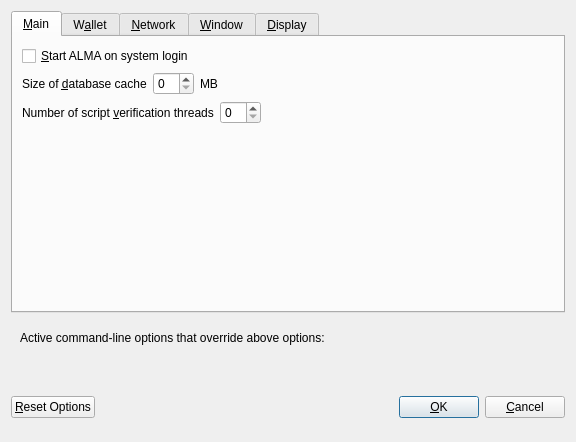
<?xml version="1.0" encoding="UTF-8"?>
<ui version="4.0">
 <class>OptionsDialog</class>
 <widget class="QDialog" name="OptionsDialog">
  <property name="geometry">
   <rect>
    <x>0</x>
    <y>0</y>
    <width>576</width>
    <height>442</height>
   </rect>
  </property>
  <property name="windowTitle">
   <string>Options</string>
  </property>
  <property name="modal">
   <bool>true</bool>
  </property>
  <layout class="QVBoxLayout" name="verticalLayout">
   <item>
    <widget class="QTabWidget" name="tabWidget">
     <property name="currentIndex">
      <number>0</number>
     </property>
     <widget class="QWidget" name="tabMain">
      <attribute name="title">
       <string>&amp;Main</string>
      </attribute>
      <layout class="QVBoxLayout" name="verticalLayout_Main">
       <item>
        <widget class="QCheckBox" name="bitcoinAtStartup">
         <property name="toolTip">
          <string>Automatically start ALMA after logging in to the system.</string>
         </property>
         <property name="text">
          <string>&amp;Start ALMA on system login</string>
         </property>
        </widget>
       </item>
       <item>
        <layout class="QHBoxLayout" name="horizontalLayout_2_Main">
         <item>
          <widget class="QLabel" name="databaseCacheLabel">
           <property name="text">
            <string>Size of &amp;database cache</string>
           </property>
           <property name="textFormat">
            <enum>Qt::PlainText</enum>
           </property>
           <property name="buddy">
            <cstring>databaseCache</cstring>
           </property>
          </widget>
         </item>
         <item>
          <widget class="QSpinBox" name="databaseCache"/>
         </item>
         <item>
          <widget class="QLabel" name="databaseCacheUnitLabel">
           <property name="text">
            <string>MB</string>
           </property>
           <property name="textFormat">
            <enum>Qt::PlainText</enum>
           </property>
          </widget>
         </item>
         <item>
          <spacer name="horizontalSpacer_2_Main">
           <property name="orientation">
            <enum>Qt::Horizontal</enum>
           </property>
           <property name="sizeHint" stdset="0">
            <size>
             <width>40</width>
             <height>20</height>
            </size>
           </property>
          </spacer>
         </item>
        </layout>
       </item>
       <item>
        <layout class="QHBoxLayout" name="horizontalLayout_3_Main">
         <item>
          <widget class="QLabel" name="threadsScriptVerifLabel">
           <property name="text">
            <string>Number of script &amp;verification threads</string>
           </property>
           <property name="textFormat">
            <enum>Qt::PlainText</enum>
           </property>
           <property name="buddy">
            <cstring>threadsScriptVerif</cstring>
           </property>
          </widget>
         </item>
         <item>
          <widget class="QSpinBox" name="threadsScriptVerif">
           <property name="toolTip">
            <string>(0 = auto, &lt;0 = leave that many cores free)</string>
           </property>
          </widget>
         </item>
         <item>
          <spacer name="horizontalSpacer_3_Main">
           <property name="orientation">
            <enum>Qt::Horizontal</enum>
           </property>
           <property name="sizeHint" stdset="0">
            <size>
             <width>40</width>
             <height>20</height>
            </size>
           </property>
          </spacer>
         </item>
        </layout>
       </item>
       <item>
        <spacer name="verticalSpacer_2">
         <property name="orientation">
          <enum>Qt::Vertical</enum>
         </property>
         <property name="sizeHint" stdset="0">
          <size>
           <width>20</width>
           <height>40</height>
          </size>
         </property>
        </spacer>
       </item>
      </layout>
     </widget>
     <widget class="QWidget" name="tabWallet">
      <attribute name="title">
       <string>W&amp;allet</string>
      </attribute>
      <layout class="QVBoxLayout" name="verticalLayout_Wallet">
       <item>
        <layout class="QHBoxLayout" name="horizontalLayout_2_Wallet">
         <item>
          <widget class="QLabel" name="labelStakeSplitThresholdText">
           <property name="text">
            <string>Stake split threshold:</string>
           </property>
          </widget>
         </item>
         <item>
          <widget class="QSpinBox" name="spinBoxStakeSplitThreshold">
           <property name="minimum">
            <number>1</number>
           </property>
           <property name="maximum">
            <number>999999</number>
           </property>
          </widget>
         </item>
        </layout>
       </item>
       <item>
        <widget class="QGroupBox" name="groupBox">
         <property name="title">
          <string>Expert</string>
         </property>
         <layout class="QVBoxLayout" name="verticalLayout_2">
          <item>
           <widget class="QCheckBox" name="coinControlFeatures">
            <property name="toolTip">
             <string>Whether to show coin control features or not.</string>
            </property>
            <property name="text">
             <string>Enable coin &amp;control features</string>
            </property>
           </widget>
          </item>
          <item>
           <widget class="QCheckBox" name="showMasternodesTab">
            <property name="toolTip">
             <string>Show additional tab listing all your masternodes in first sub-tab&lt;br/&gt;and all masternodes on the network in second sub-tab.</string>
            </property>
            <property name="text">
             <string>Show Masternodes Tab</string>
            </property>
           </widget>
          </item>
          <item>
           <widget class="QCheckBox" name="spendZeroConfChange">
            <property name="toolTip">
             <string>If you disable the spending of unconfirmed change, the change from a transaction&lt;br/&gt;cannot be used until that transaction has at least one confirmation.&lt;br/&gt;This also affects how your balance is computed.</string>
            </property>
            <property name="text">
             <string>&amp;Spend unconfirmed change</string>
            </property>
           </widget>
          </item>
         </layout>
        </widget>
       </item>
       <item>
        <spacer name="verticalSpacer_Wallet">
         <property name="orientation">
          <enum>Qt::Vertical</enum>
         </property>
         <property name="sizeHint" stdset="0">
          <size>
           <width>20</width>
           <height>40</height>
          </size>
         </property>
        </spacer>
       </item>
      </layout>
     </widget>
     <widget class="QWidget" name="tabNetwork">
      <attribute name="title">
       <string>&amp;Network</string>
      </attribute>
      <layout class="QVBoxLayout" name="verticalLayout_Network">
       <item>
        <widget class="QCheckBox" name="mapPortUpnp">
         <property name="toolTip">
          <string>Automatically open the ALMA client port on the router. This only works when your router supports UPnP and it is enabled.</string>
         </property>
         <property name="text">
          <string>Map port using &amp;UPnP</string>
         </property>
        </widget>
       </item>
       <item>
        <widget class="QCheckBox" name="allowIncoming">
         <property name="toolTip">
          <string>Accept connections from outside</string>
         </property>
         <property name="text">
          <string>Allow incoming connections</string>
         </property>
        </widget>
       </item>
       <item>
        <widget class="QCheckBox" name="connectSocks">
         <property name="toolTip">
          <string>Connect to the ALMA network through a SOCKS5 proxy.</string>
         </property>
         <property name="text">
          <string>&amp;Connect through SOCKS5 proxy (default proxy):</string>
         </property>
        </widget>
       </item>
       <item>
        <layout class="QHBoxLayout" name="horizontalLayout_1_Network">
         <item>
          <widget class="QLabel" name="proxyIpLabel">
           <property name="text">
            <string>Proxy &amp;IP:</string>
           </property>
           <property name="textFormat">
            <enum>Qt::PlainText</enum>
           </property>
           <property name="buddy">
            <cstring>proxyIp</cstring>
           </property>
          </widget>
         </item>
         <item>
          <widget class="QValidatedLineEdit" name="proxyIp">
           <property name="minimumSize">
            <size>
             <width>140</width>
             <height>0</height>
            </size>
           </property>
           <property name="maximumSize">
            <size>
             <width>140</width>
             <height>16777215</height>
            </size>
           </property>
           <property name="toolTip">
            <string>IP address of the proxy (e.g. IPv4: 127.0.0.1 / IPv6: ::1)</string>
           </property>
          </widget>
         </item>
         <item>
          <widget class="QLabel" name="proxyPortLabel">
           <property name="text">
            <string>&amp;Port:</string>
           </property>
           <property name="textFormat">
            <enum>Qt::PlainText</enum>
           </property>
           <property name="buddy">
            <cstring>proxyPort</cstring>
           </property>
          </widget>
         </item>
         <item>
          <widget class="QLineEdit" name="proxyPort">
           <property name="minimumSize">
            <size>
             <width>55</width>
             <height>0</height>
            </size>
           </property>
           <property name="maximumSize">
            <size>
             <width>55</width>
             <height>16777215</height>
            </size>
           </property>
           <property name="toolTip">
            <string>Port of the proxy (e.g. 9050)</string>
           </property>
          </widget>
         </item>
         <item>
          <spacer name="horizontalSpacer_1_Network">
           <property name="orientation">
            <enum>Qt::Horizontal</enum>
           </property>
           <property name="sizeHint" stdset="0">
            <size>
             <width>40</width>
             <height>20</height>
            </size>
           </property>
          </spacer>
         </item>
        </layout>
       </item>
       <item>
        <spacer name="verticalSpacer_Network">
         <property name="orientation">
          <enum>Qt::Vertical</enum>
         </property>
         <property name="sizeHint" stdset="0">
          <size>
           <width>20</width>
           <height>40</height>
          </size>
         </property>
        </spacer>
       </item>
      </layout>
     </widget>
     <widget class="QWidget" name="tabWindow">
      <attribute name="title">
       <string>&amp;Window</string>
      </attribute>
      <layout class="QVBoxLayout" name="verticalLayout_Window">
       <item>
        <widget class="QCheckBox" name="minimizeToTray">
         <property name="toolTip">
          <string>Show only a tray icon after minimizing the window.</string>
         </property>
         <property name="text">
          <string>&amp;Minimize to the tray instead of the taskbar</string>
         </property>
        </widget>
       </item>
       <item>
        <widget class="QCheckBox" name="minimizeOnClose">
         <property name="toolTip">
          <string>Minimize instead of exit the application when the window is closed. When this option is enabled, the application will be closed only after selecting Quit in the menu.</string>
         </property>
         <property name="text">
          <string>M&amp;inimize on close</string>
         </property>
        </widget>
       </item>
       <item>
        <spacer name="verticalSpacer_Window">
         <property name="orientation">
          <enum>Qt::Vertical</enum>
         </property>
         <property name="sizeHint" stdset="0">
          <size>
           <width>20</width>
           <height>40</height>
          </size>
         </property>
        </spacer>
       </item>
      </layout>
     </widget>
     <widget class="QWidget" name="tabDisplay">
      <attribute name="title">
       <string>&amp;Display</string>
      </attribute>
      <layout class="QVBoxLayout" name="verticalLayout_Display">
       <item>
        <layout class="QHBoxLayout" name="horizontalLayout_1_Display">
         <item>
          <widget class="QLabel" name="langLabel">
           <property name="text">
            <string>User Interface &amp;language:</string>
           </property>
           <property name="textFormat">
            <enum>Qt::PlainText</enum>
           </property>
           <property name="buddy">
            <cstring>lang</cstring>
           </property>
          </widget>
         </item>
         <item>
          <widget class="QValueComboBox" name="lang">
           <property name="toolTip">
            <string>The user interface language can be set here. This setting will take effect after restarting ALMA.</string>
           </property>
          </widget>
         </item>
        </layout>
       </item>
       <item>
        <widget class="QLabel" name="label_3">
         <property name="toolTip">
          <string notr="true"/>
         </property>
         <property name="statusTip">
          <string notr="true"/>
         </property>
         <property name="whatsThis">
          <string notr="true"/>
         </property>
         <property name="accessibleName">
          <string notr="true"/>
         </property>
         <property name="text">
          <string>Language missing or translation incomplete? Help contributing translations here:
__decenomy_discord_link__</string>
         </property>
         <property name="wordWrap">
          <bool>true</bool>
         </property>
         <property name="openExternalLinks">
          <bool>true</bool>
         </property>
         <property name="textInteractionFlags">
          <set>Qt::TextBrowserInteraction</set>
         </property>
        </widget>
       </item>
       <item>
        <layout class="QHBoxLayout" name="horizontalLayout_2_Display" stretch="0,0">
         <item>
          <widget class="QLabel" name="themeLabel">
           <property name="text">
            <string>User Interface Theme:</string>
           </property>
          </widget>
         </item>
         <item>
          <widget class="QValueComboBox" name="theme"/>
         </item>
        </layout>
       </item>
       <item>
        <widget class="QWidget" name="verticalDisplayWidget" native="true">
         <layout class="QVBoxLayout" name="verticalDisplayLayout">
          <property name="margin">
           <number>0</number>
          </property>
          <item>
           <widget class="Line" name="line">
            <property name="orientation">
             <enum>Qt::Horizontal</enum>
            </property>
           </widget>
          </item>
          <item>
           <layout class="QHBoxLayout" name="horizontalLayout_3_Display">
            <item>
             <widget class="QLabel" name="unitLabel">
              <property name="text">
               <string>Unit to show amounts in:</string>
              </property>
              <property name="textFormat">
               <enum>Qt::PlainText</enum>
              </property>
             </widget>
            </item>
            <item>
             <widget class="QValueComboBox" name="unit">
              <property name="toolTip">
               <string>Choose the default subdivision unit to show in the interface and when sending coins.</string>
              </property>
             </widget>
            </item>
           </layout>
          </item>
          <item>
           <layout class="QHBoxLayout" name="horizontalLayout_4_Display">
            <item>
             <widget class="QLabel" name="digitsLabel">
              <property name="text">
               <string>Decimal digits</string>
              </property>
             </widget>
            </item>
            <item>
             <widget class="QValueComboBox" name="digits"/>
            </item>
           </layout>
          </item>
          <item>
           <layout class="QHBoxLayout" name="horizontalLayout_5_Display">
            <item>
             <widget class="QCheckBox" name="checkBoxHideZeroBalances">
              <property name="toolTip">
               <string>Hide empty balances</string>
              </property>
              <property name="layoutDirection">
               <enum>Qt::LeftToRight</enum>
              </property>
              <property name="text">
               <string>Hide empty balances</string>
              </property>
             </widget>
            </item>
            <item>
             <widget class="QCheckBox" name="checkBoxHideOrphans">
              <property name="toolTip">
               <string>Hide orphan stakes in transaction lists</string>
              </property>
              <property name="text">
               <string>Hide orphan stakes</string>
              </property>
             </widget>
            </item>
            <item>
             <spacer name="horizontalSpacer">
              <property name="orientation">
               <enum>Qt::Horizontal</enum>
              </property>
              <property name="sizeHint" stdset="0">
               <size>
                <width>40</width>
                <height>20</height>
               </size>
              </property>
             </spacer>
            </item>
           </layout>
          </item>
          <item>
           <layout class="QHBoxLayout" name="horizontalLayout_6_Display">
            <item>
             <widget class="QLabel" name="thirdPartyTxUrlsLabel">
              <property name="toolTip">
               <string>Third party URLs (e.g. a block explorer) that appear in the transactions tab as context menu items. %s in the URL is replaced by transaction hash. Multiple URLs are separated by vertical bar |.</string>
              </property>
              <property name="text">
               <string>Third party transaction URLs</string>
              </property>
             </widget>
            </item>
            <item>
             <widget class="QLineEdit" name="thirdPartyTxUrls">
              <property name="toolTip">
               <string>Third party URLs (e.g. a block explorer) that appear in the transactions tab as context menu items. %s in the URL is replaced by transaction hash. Multiple URLs are separated by vertical bar |.</string>
              </property>
             </widget>
            </item>
           </layout>
          </item>
         </layout>
        </widget>
       </item>
       <item>
        <spacer name="verticalSpacer">
         <property name="orientation">
          <enum>Qt::Vertical</enum>
         </property>
         <property name="sizeHint" stdset="0">
          <size>
           <width>20</width>
           <height>40</height>
          </size>
         </property>
        </spacer>
       </item>
      </layout>
     </widget>
    </widget>
   </item>
   <item>
    <widget class="QFrame" name="frame">
     <layout class="QVBoxLayout" name="verticalLayout_Bottom">
      <item>
       <layout class="QHBoxLayout" name="horizontalLayout_Bottom">
        <item>
         <widget class="QLabel" name="overriddenByCommandLineInfoLabel">
          <property name="text">
           <string>Active command-line options that override above options:</string>
          </property>
          <property name="textFormat">
           <enum>Qt::PlainText</enum>
          </property>
         </widget>
        </item>
        <item>
         <spacer name="horizontalSpacer_Bottom">
          <property name="orientation">
           <enum>Qt::Horizontal</enum>
          </property>
          <property name="sizeHint" stdset="0">
           <size>
            <width>40</width>
            <height>20</height>
           </size>
          </property>
         </spacer>
        </item>
       </layout>
      </item>
      <item>
       <widget class="QLabel" name="overriddenByCommandLineLabel">
        <property name="text">
         <string/>
        </property>
        <property name="textFormat">
         <enum>Qt::PlainText</enum>
        </property>
        <property name="wordWrap">
         <bool>true</bool>
        </property>
       </widget>
      </item>
     </layout>
    </widget>
   </item>
   <item>
    <layout class="QHBoxLayout" name="horizontalLayout_Buttons">
     <item>
      <widget class="QPushButton" name="resetButton">
       <property name="toolTip">
        <string>Reset all client options to default.</string>
       </property>
       <property name="text">
        <string>&amp;Reset Options</string>
       </property>
       <property name="autoDefault">
        <bool>false</bool>
       </property>
      </widget>
     </item>
     <item>
      <spacer name="horizontalSpacer_1">
       <property name="orientation">
        <enum>Qt::Horizontal</enum>
       </property>
       <property name="sizeHint" stdset="0">
        <size>
         <width>40</width>
         <height>48</height>
        </size>
       </property>
      </spacer>
     </item>
     <item>
      <widget class="QLabel" name="statusLabel">
       <property name="minimumSize">
        <size>
         <width>200</width>
         <height>0</height>
        </size>
       </property>
       <property name="font">
        <font>
         <weight>75</weight>
         <bold>true</bold>
        </font>
       </property>
       <property name="text">
        <string/>
       </property>
       <property name="textFormat">
        <enum>Qt::PlainText</enum>
       </property>
       <property name="wordWrap">
        <bool>true</bool>
       </property>
      </widget>
     </item>
     <item>
      <spacer name="horizontalSpacer_2">
       <property name="orientation">
        <enum>Qt::Horizontal</enum>
       </property>
       <property name="sizeHint" stdset="0">
        <size>
         <width>40</width>
         <height>48</height>
        </size>
       </property>
      </spacer>
     </item>
     <item>
      <widget class="QPushButton" name="okButton">
       <property name="text">
        <string>&amp;OK</string>
       </property>
       <property name="autoDefault">
        <bool>false</bool>
       </property>
       <property name="default">
        <bool>true</bool>
       </property>
      </widget>
     </item>
     <item>
      <widget class="QPushButton" name="cancelButton">
       <property name="text">
        <string>&amp;Cancel</string>
       </property>
       <property name="autoDefault">
        <bool>false</bool>
       </property>
      </widget>
     </item>
    </layout>
   </item>
  </layout>
 </widget>
 <customwidgets>
  <customwidget>
   <class>QValidatedLineEdit</class>
   <extends>QLineEdit</extends>
   <header>qvalidatedlineedit.h</header>
  </customwidget>
  <customwidget>
   <class>QValueComboBox</class>
   <extends>QComboBox</extends>
   <header>qvaluecombobox.h</header>
  </customwidget>
 </customwidgets>
 <resources/>
 <connections/>
</ui>
